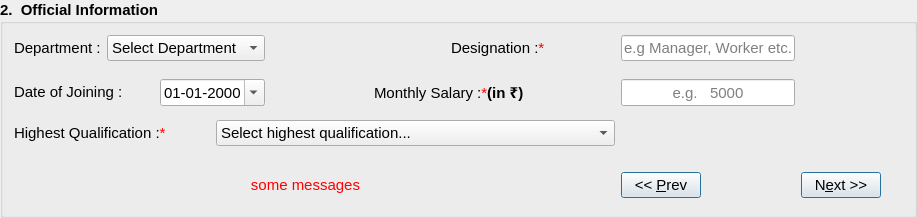
        <widget class="QGroupBox" name="officeBox">
         <property name="minimumSize">
          <size>
           <width>830</width>
           <height>150</height>
          </size>
         </property>
         <property name="font">
          <font>
           <pointsize>11</pointsize>
           <weight>75</weight>
           <bold>true</bold>
          </font>
         </property>
         <property name="title">
          <string>2.  Official Information</string>
         </property>
         <layout class="QGridLayout" name="gridLayout_2">
          <item row="0" column="0">
           <widget class="QLabel" name="departmentLabel">
            <property name="font">
             <font>
              <pointsize>11</pointsize>
              <weight>50</weight>
              <bold>false</bold>
             </font>
            </property>
            <property name="text">
             <string>&lt;html&gt;&lt;p align=&quot;left&quot;&gt;Department :&lt;/p&gt;&lt;/html&gt;</string>
            </property>
            <property name="buddy">
             <cstring>departmentBox</cstring>
            </property>
           </widget>
          </item>
          <item row="0" column="1" colspan="3">
           <widget class="QComboBox" name="departmentBox">
            <property name="sizePolicy">
             <sizepolicy hsizetype="Preferred" vsizetype="Preferred">
              <horstretch>0</horstretch>
              <verstretch>0</verstretch>
             </sizepolicy>
            </property>
            <property name="font">
             <font>
              <pointsize>11</pointsize>
              <weight>50</weight>
              <bold>false</bold>
             </font>
            </property>
            <item>
             <property name="text">
              <string>Select Department</string>
             </property>
            </item>
           </widget>
          </item>
          <item row="0" column="6">
           <spacer name="horizontalSpacer_15">
            <property name="orientation">
             <enum>Qt::Horizontal</enum>
            </property>
            <property name="sizeHint" stdset="0">
             <size>
              <width>71</width>
              <height>20</height>
             </size>
            </property>
           </spacer>
          </item>
          <item row="0" column="7" colspan="2">
           <widget class="QLabel" name="designationLabel">
            <property name="font">
             <font>
              <pointsize>11</pointsize>
              <weight>50</weight>
              <bold>false</bold>
             </font>
            </property>
            <property name="text">
             <string>&lt;html&gt;&lt;p align=&quot;left&quot;&gt;Designation :&lt;font color=&quot;red&quot;&gt;*&lt;/font&gt;	&lt;/p&gt;&lt;/html&gt;</string>
            </property>
            <property name="buddy">
             <cstring>designationEdit</cstring>
            </property>
           </widget>
          </item>
          <item row="0" column="9" colspan="2">
           <widget class="QLineEdit" name="designationEdit">
            <property name="sizePolicy">
             <sizepolicy hsizetype="Expanding" vsizetype="Preferred">
              <horstretch>0</horstretch>
              <verstretch>0</verstretch>
             </sizepolicy>
            </property>
            <property name="font">
             <font>
              <pointsize>11</pointsize>
              <weight>50</weight>
              <bold>false</bold>
             </font>
            </property>
            <property name="maxLength">
             <number>50</number>
            </property>
            <property name="alignment">
             <set>Qt::AlignCenter</set>
            </property>
            <property name="placeholderText">
             <string>e.g Manager, Worker etc.</string>
            </property>
            <property name="clearButtonEnabled">
             <bool>true</bool>
            </property>
           </widget>
          </item>
          <item row="0" column="12">
           <spacer name="horizontalSpacer_33">
            <property name="orientation">
             <enum>Qt::Horizontal</enum>
            </property>
            <property name="sizeHint" stdset="0">
             <size>
              <width>16</width>
              <height>20</height>
             </size>
            </property>
           </spacer>
          </item>
          <item row="1" column="2">
           <spacer name="verticalSpacer_14">
            <property name="orientation">
             <enum>Qt::Vertical</enum>
            </property>
            <property name="sizeType">
             <enum>QSizePolicy::Preferred</enum>
            </property>
            <property name="sizeHint" stdset="0">
             <size>
              <width>20</width>
              <height>6</height>
             </size>
            </property>
           </spacer>
          </item>
          <item row="1" column="5">
           <spacer name="verticalSpacer_15">
            <property name="orientation">
             <enum>Qt::Vertical</enum>
            </property>
            <property name="sizeType">
             <enum>QSizePolicy::Preferred</enum>
            </property>
            <property name="sizeHint" stdset="0">
             <size>
              <width>20</width>
              <height>6</height>
             </size>
            </property>
           </spacer>
          </item>
          <item row="1" column="10">
           <spacer name="verticalSpacer_16">
            <property name="orientation">
             <enum>Qt::Vertical</enum>
            </property>
            <property name="sizeType">
             <enum>QSizePolicy::Preferred</enum>
            </property>
            <property name="sizeHint" stdset="0">
             <size>
              <width>20</width>
              <height>6</height>
             </size>
            </property>
           </spacer>
          </item>
          <item row="1" column="12" rowspan="2">
           <spacer name="horizontalSpacer_32">
            <property name="orientation">
             <enum>Qt::Horizontal</enum>
            </property>
            <property name="sizeHint" stdset="0">
             <size>
              <width>16</width>
              <height>20</height>
             </size>
            </property>
           </spacer>
          </item>
          <item row="2" column="0" colspan="2">
           <widget class="QLabel" name="dojLabel">
            <property name="font">
             <font>
              <pointsize>11</pointsize>
              <weight>50</weight>
              <bold>false</bold>
             </font>
            </property>
            <property name="text">
             <string>&lt;html&gt;&lt;p align=&quot;left&quot;&gt;Date of Joining :	&lt;/p&gt;&lt;/html&gt;</string>
            </property>
            <property name="buddy">
             <cstring>dojEdit</cstring>
            </property>
           </widget>
          </item>
          <item row="2" column="2" colspan="2">
           <widget class="QDateEdit" name="dojEdit">
            <property name="sizePolicy">
             <sizepolicy hsizetype="Minimum" vsizetype="Preferred">
              <horstretch>0</horstretch>
              <verstretch>0</verstretch>
             </sizepolicy>
            </property>
            <property name="font">
             <font>
              <pointsize>11</pointsize>
              <weight>50</weight>
              <bold>false</bold>
             </font>
            </property>
            <property name="displayFormat">
             <string>dd-MM-yyyy</string>
            </property>
            <property name="calendarPopup">
             <bool>true</bool>
            </property>
           </widget>
          </item>
          <item row="2" column="4">
           <spacer name="horizontalSpacer_20">
            <property name="orientation">
             <enum>Qt::Horizontal</enum>
            </property>
            <property name="sizeHint" stdset="0">
             <size>
              <width>71</width>
              <height>20</height>
             </size>
            </property>
           </spacer>
          </item>
          <item row="2" column="6" colspan="3">
           <widget class="QLabel" name="salaryLabel">
            <property name="font">
             <font>
              <pointsize>11</pointsize>
              <weight>50</weight>
              <bold>false</bold>
             </font>
            </property>
            <property name="text">
             <string>&lt;html&gt;&lt;p align=&quot;left&quot;&gt;Monthly Salary :&lt;font color=&quot;red&quot;&gt;*&lt;/font&gt;&lt;b&gt;(in ₹)&lt;/p&gt;&lt;/b&gt;&lt;/html&gt;</string>
            </property>
            <property name="buddy">
             <cstring>salaryEdit</cstring>
            </property>
           </widget>
          </item>
          <item row="2" column="9" colspan="2">
           <widget class="QLineEdit" name="salaryEdit">
            <property name="sizePolicy">
             <sizepolicy hsizetype="Expanding" vsizetype="Preferred">
              <horstretch>0</horstretch>
              <verstretch>0</verstretch>
             </sizepolicy>
            </property>
            <property name="font">
             <font>
              <pointsize>11</pointsize>
              <weight>50</weight>
              <bold>false</bold>
             </font>
            </property>
            <property name="alignment">
             <set>Qt::AlignCenter</set>
            </property>
            <property name="placeholderText">
             <string>e.g.   5000</string>
            </property>
            <property name="clearButtonEnabled">
             <bool>true</bool>
            </property>
           </widget>
          </item>
          <item row="3" column="3">
           <spacer name="verticalSpacer_20">
            <property name="orientation">
             <enum>Qt::Vertical</enum>
            </property>
            <property name="sizeType">
             <enum>QSizePolicy::Preferred</enum>
            </property>
            <property name="sizeHint" stdset="0">
             <size>
              <width>20</width>
              <height>8</height>
             </size>
            </property>
           </spacer>
          </item>
          <item row="3" column="10">
           <spacer name="verticalSpacer_21">
            <property name="orientation">
             <enum>Qt::Vertical</enum>
            </property>
            <property name="sizeType">
             <enum>QSizePolicy::Preferred</enum>
            </property>
            <property name="sizeHint" stdset="0">
             <size>
              <width>20</width>
              <height>8</height>
             </size>
            </property>
           </spacer>
          </item>
          <item row="4" column="0" colspan="3">
           <widget class="QLabel" name="hQLabel">
            <property name="font">
             <font>
              <pointsize>11</pointsize>
              <weight>50</weight>
              <bold>false</bold>
             </font>
            </property>
            <property name="text">
             <string>&lt;html&gt;&lt;p align=&quot;left&quot;&gt;Highest Qualification :&lt;font color=&quot;red&quot;&gt;*&lt;/font&gt;&lt;/p&gt;&lt;/html&gt;</string>
            </property>
            <property name="buddy">
             <cstring>departmentBox</cstring>
            </property>
           </widget>
          </item>
          <item row="4" column="3" colspan="6">
           <widget class="QComboBox" name="hQBox">
            <property name="sizePolicy">
             <sizepolicy hsizetype="Preferred" vsizetype="Preferred">
              <horstretch>0</horstretch>
              <verstretch>0</verstretch>
             </sizepolicy>
            </property>
            <property name="font">
             <font>
              <pointsize>11</pointsize>
              <weight>50</weight>
              <bold>false</bold>
             </font>
            </property>
            <item>
             <property name="text">
              <string>Select highest qualification...</string>
             </property>
            </item>
            <item>
             <property name="text">
              <string>No schooling completed</string>
             </property>
            </item>
            <item>
             <property name="text">
              <string>Nursery school to 8th grade</string>
             </property>
            </item>
            <item>
             <property name="text">
              <string>High school to 10th</string>
             </property>
            </item>
            <item>
             <property name="text">
              <string>High school to 12th</string>
             </property>
            </item>
            <item>
             <property name="text">
              <string>some college, no degree</string>
             </property>
            </item>
            <item>
             <property name="text">
              <string>Associate degree (e.g. AA, AS)</string>
             </property>
            </item>
            <item>
             <property name="text">
              <string>Bachelor’s degree (e.g. BA, BS)</string>
             </property>
            </item>
            <item>
             <property name="text">
              <string>Master’s degree (e.g. MA, MS, MEd)</string>
             </property>
            </item>
            <item>
             <property name="text">
              <string>Professional degree (e.g. MD, DDS, DVM)</string>
             </property>
            </item>
            <item>
             <property name="text">
              <string>Doctorate (e.g. PhD, EdD)</string>
             </property>
            </item>
           </widget>
          </item>
          <item row="4" column="10" colspan="3">
           <spacer name="horizontalSpacer_10">
            <property name="orientation">
             <enum>Qt::Horizontal</enum>
            </property>
            <property name="sizeHint" stdset="0">
             <size>
              <width>186</width>
              <height>20</height>
             </size>
            </property>
           </spacer>
          </item>
          <item row="5" column="3">
           <spacer name="verticalSpacer_22">
            <property name="orientation">
             <enum>Qt::Vertical</enum>
            </property>
            <property name="sizeType">
             <enum>QSizePolicy::Preferred</enum>
            </property>
            <property name="sizeHint" stdset="0">
             <size>
              <width>20</width>
              <height>14</height>
             </size>
            </property>
           </spacer>
          </item>
          <item row="5" column="9">
           <spacer name="verticalSpacer_23">
            <property name="orientation">
             <enum>Qt::Vertical</enum>
            </property>
            <property name="sizeType">
             <enum>QSizePolicy::Preferred</enum>
            </property>
            <property name="sizeHint" stdset="0">
             <size>
              <width>20</width>
              <height>14</height>
             </size>
            </property>
           </spacer>
          </item>
          <item row="5" column="12" rowspan="2">
           <spacer name="horizontalSpacer_21">
            <property name="orientation">
             <enum>Qt::Horizontal</enum>
            </property>
            <property name="sizeHint" stdset="0">
             <size>
              <width>16</width>
              <height>20</height>
             </size>
            </property>
           </spacer>
          </item>
          <item row="6" column="0" colspan="2">
           <spacer name="horizontalSpacer_23">
            <property name="orientation">
             <enum>Qt::Horizontal</enum>
            </property>
            <property name="sizeHint" stdset="0">
             <size>
              <width>125</width>
              <height>20</height>
             </size>
            </property>
           </spacer>
          </item>
          <item row="6" column="2" colspan="6">
           <widget class="QLabel" name="e2rrorLabel">
            <property name="font">
             <font>
              <pointsize>11</pointsize>
              <weight>50</weight>
              <bold>false</bold>
             </font>
            </property>
            <property name="text">
             <string>&lt;html&gt;&lt;p align=&quot;center&quot;&gt;&lt;font color=&quot;red&quot;&gt;some messages&lt;/font&gt;&lt;/p&gt;&lt;/html&gt;</string>
            </property>
            <property name="buddy">
             <cstring>nextButton</cstring>
            </property>
           </widget>
          </item>
          <item row="6" column="8">
           <spacer name="horizontalSpacer_22">
            <property name="orientation">
             <enum>Qt::Horizontal</enum>
            </property>
            <property name="sizeHint" stdset="0">
             <size>
              <width>158</width>
              <height>20</height>
             </size>
            </property>
           </spacer>
          </item>
          <item row="6" column="9">
           <widget class="QPushButton" name="prevButton">
            <property name="sizePolicy">
             <sizepolicy hsizetype="Minimum" vsizetype="Preferred">
              <horstretch>0</horstretch>
              <verstretch>0</verstretch>
             </sizepolicy>
            </property>
            <property name="maximumSize">
             <size>
              <width>16777215</width>
              <height>16777215</height>
             </size>
            </property>
            <property name="font">
             <font>
              <pointsize>11</pointsize>
              <weight>50</weight>
              <bold>false</bold>
             </font>
            </property>
            <property name="text">
             <string>&lt;&lt; &amp;Prev</string>
            </property>
            <property name="shortcut">
             <string>Ctrl+S</string>
            </property>
            <property name="autoDefault">
             <bool>true</bool>
            </property>
            <property name="default">
             <bool>true</bool>
            </property>
            <property name="flat">
             <bool>false</bool>
            </property>
           </widget>
          </item>
          <item row="6" column="10">
           <spacer name="horizontalSpacer_24">
            <property name="orientation">
             <enum>Qt::Horizontal</enum>
            </property>
            <property name="sizeHint" stdset="0">
             <size>
              <width>88</width>
              <height>20</height>
             </size>
            </property>
           </spacer>
          </item>
          <item row="6" column="11">
           <widget class="QPushButton" name="nextButton">
            <property name="sizePolicy">
             <sizepolicy hsizetype="Minimum" vsizetype="Preferred">
              <horstretch>0</horstretch>
              <verstretch>0</verstretch>
             </sizepolicy>
            </property>
            <property name="maximumSize">
             <size>
              <width>16777215</width>
              <height>16777215</height>
             </size>
            </property>
            <property name="font">
             <font>
              <pointsize>11</pointsize>
              <weight>50</weight>
              <bold>false</bold>
             </font>
            </property>
            <property name="text">
             <string>N&amp;ext &gt;&gt;</string>
            </property>
            <property name="shortcut">
             <string>Ctrl+S</string>
            </property>
            <property name="autoDefault">
             <bool>true</bool>
            </property>
            <property name="default">
             <bool>true</bool>
            </property>
            <property name="flat">
             <bool>false</bool>
            </property>
           </widget>
          </item>
          <item row="7" column="11">
           <spacer name="verticalSpacer_27">
            <property name="orientation">
             <enum>Qt::Vertical</enum>
            </property>
            <property name="sizeType">
             <enum>QSizePolicy::Preferred</enum>
            </property>
            <property name="sizeHint" stdset="0">
             <size>
              <width>20</width>
              <height>6</height>
             </size>
            </property>
           </spacer>
          </item>
         </layout>
        </widget>
